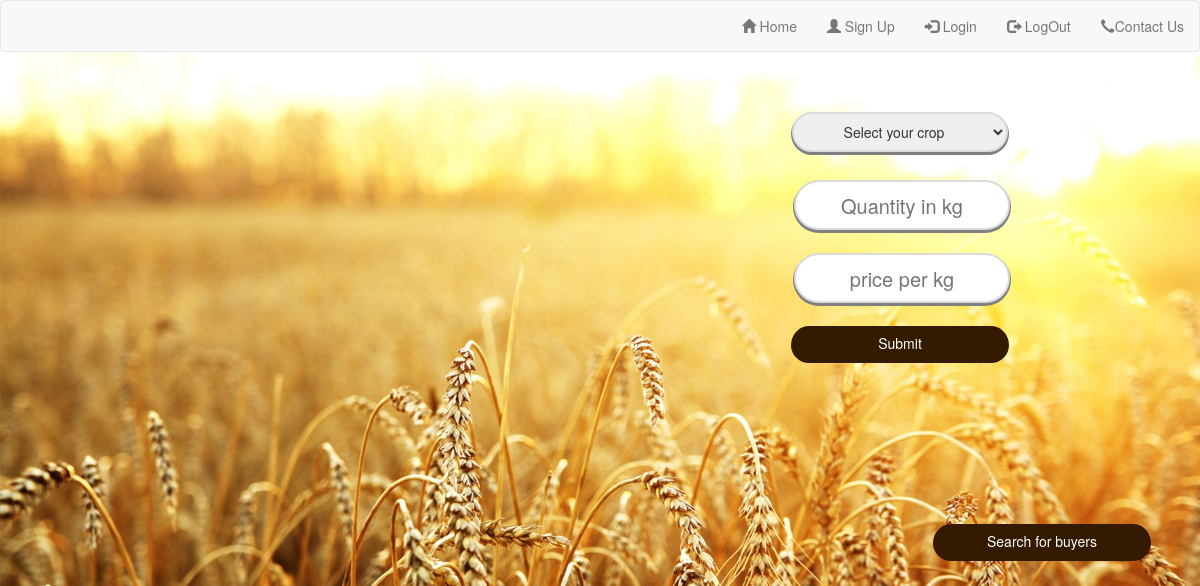
Page /Crops/buy_crop.php on the earlier database version.
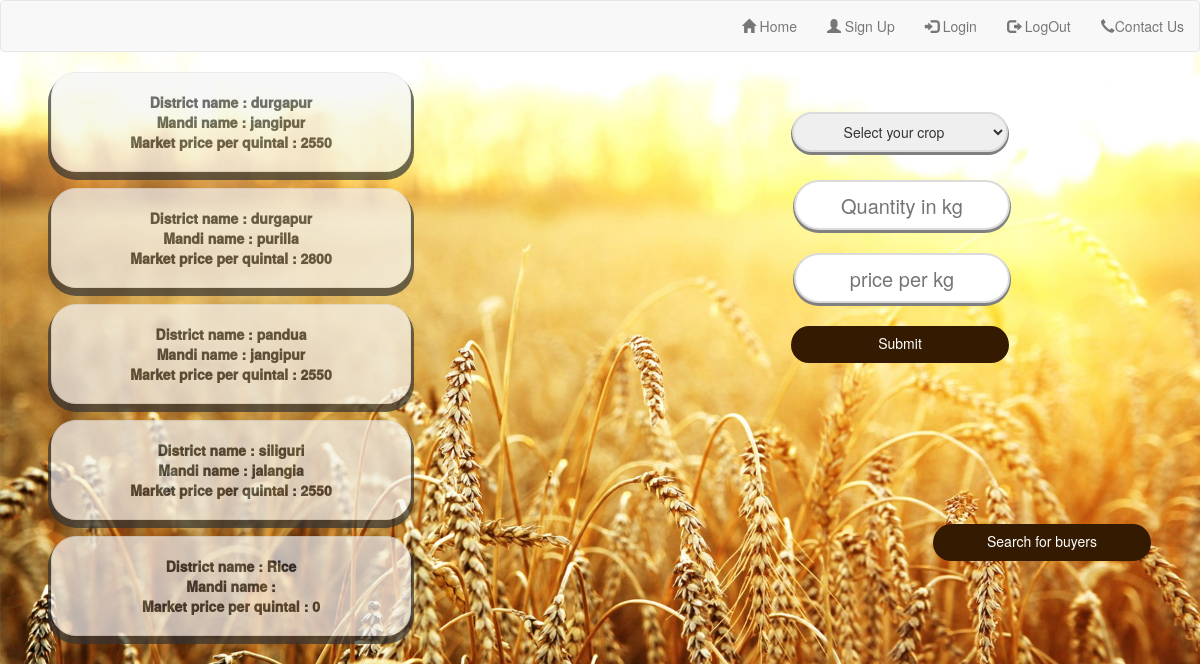
Same page on the later database version.
### tables this page shows
CREATE TABLE IF NOT EXISTS `rice_mp` (
`rice_id` int(11) NOT NULL,
  `dist_name` varchar(50) NOT NULL,
  `mandi_name` varchar(50) NOT NULL,
  `mp` int(11) NOT NULL
);

### Crops/buy_crop.php (the view, shortened to what this page needs)
<html lang="en">
<head>
    <link rel="stylesheet" type="text/css" href="../Assets/css/style.css"/>
    <link rel="stylesheet" href="https://maxcdn.bootstrapcdn.com/bootstrap/3.3.7/css/bootstrap.min.css">
</head>
<body>
<nav class="navbar navbar-default">
    <div class="container-fluid">
        <ul class="nav navbar-nav navbar-right">
             <li><a href="../index.php"><span class="glyphicon glyphicon-home"></span> Home</a></li>
                <li><a href="SignUp/index.php"><span class="glyphicon glyphicon-user"></span> Sign Up</a></li>
                <li><a href="../SignIn/index.php"><span class="glyphicon glyphicon-log-in"></span> Login</a></li>
                <li><a href="../SignOut/index.php"><span class="glyphicon glyphicon-log-out"></span> LogOut</a></li>
                <li><a href=" ../ContactUs/index.php "><span class="glyphicon glyphicon-earphone"></span>Contact Us</a></li>
        </ul>
    </div>
</nav>
<div class="col-md-6">
    <?php
        $con = mysqli_connect("localhost","root","","agriculture");
        $query1 = mysqli_query($con," SELECT * FROM rice_mp ");
                                            while($row=mysqli_fetch_array($query1))
                                             {
    ?>
        <div class="well">
            <?php echo " District name : "." $row[dist_name]<br>";?>
            <?php echo " Mandi name : "." $row[mandi_name]<br>";?>
            <?php echo " Market price per quintal : "." $row[mp]<br>";?>
        </div>
        <?php
             }
        ?>
    </div>
    <div class="col-md-6">
            <form method="POST" action="insert_buy_crop.php">
                <div class="row">
                    <select name="crop_name" class="crop_name" placeholder="select crop">
                             <div class="options">
                                  <option value="1">Select your crop</option>
                                 </div>
            </select>
                </div><br>
                <div class="row">
                    <div class="form-group">
                        <input type="text" class="form" name="quantity" placeholder="Quantity in kg">
                    </div>
                </div>
                <div class="row">
                    <div class="form-group">
                        <input type="text" class="form" name="price" placeholder="price per kg">
                    </div>
                </div>
                <div class="row">
                    <div class="submit_center">
                        <button type="sub" class="btn  sub" name="sub">Submit</button>
                    </div>
                </div>
            </form>
            <div class="row">
                <form action="search_wheat_buy.php">
                    <button type="sub" class="btn sub1" name="sub1" style="float:right;margin-top:150px;margin-right:50px;">Search for buyers</button>
                </form>
            </div>
    </div>
</body>
</html>

### Assets/css/style.css (style rules this page uses)
html { width: 100%; }
* { -webkit-text-size-adjust: none; }
body { font: 14px/18px Arial, Helvetica, sans-serif; color:#666565; position:relative; min-width: 1200px; background: #000; }
ul { padding: 0; margin: 0; list-style: none; }
a { text-decoration: none; color: inherit; outline: none; transition: 0.5s ease; -o-transition: 0.5s ease; -webkit-transition: 0.5s ease; }
.white.wt3 .img_inner, { border-width: 2px; margin-top: 2px; }

### Crops/buy_crop.php (style rules this page uses)
body { background-image: url("../Assets/images/rice.jpg"); background-repeat: no-repeat; background-size: cover; }
.well { margin-left: 3vw; width:30vw; height:auto; text-align: center; box-shadow: 0px 5px 0px 3px; opacity:0.7; font-weight: 1000; border: bold 2px; text-decoration: none; border-radius: 25px; margin-bottom: 2vh; }
.crop_name { border-radius: 25px; height: 40px; width: 18vw; border: 2px solid #dcdbdb; padding-left: 35px; padding-right: 35px; margin-top: 40px; text-align: center; box-shadow: grey 0px 2px 0px 1px; }
.form { box-shadow: grey 0px 2px 0px 1px; border-radius: 25px; height: 2.5em; width: 18vw; border: 2px solid #dcdbdb; padding-left: 35px; padding-right: 35px; text-align: center; font-size: 2.5vh; margin-top: 1vh; }
.sub1 { box-shadow: #331a00 0px 2px 0px 1px; width:18vw; height:auto; margin-top: 1vh; background-color: #331a00; color:white; border-radius: 25px; }
.sub { margin-top: 1vh; width:18vw; box-shadow: #331a00 0px 2px 0px 1px; background-color: #331a00; color:white; border-radius:25px; }
.row { text-align: center; vertical-align: middle; }

Differences in the rows shown:
added rice_mp: dist_name "durgapur", mandi_name "jangipur", mp "2550"
added rice_mp: dist_name "durgapur", mandi_name "purilla", mp "2800"
added rice_mp: dist_name "pandua", mandi_name "jangipur", mp "2550"
added rice_mp: dist_name "siliguri", mandi_name "jalangia", mp "2550"
added rice_mp: dist_name "Rice", mp "0"
